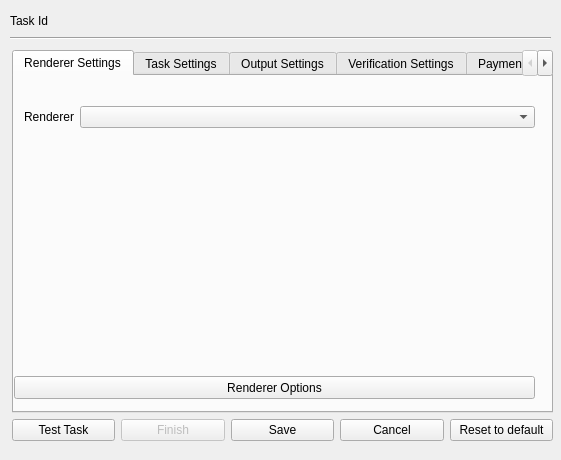
<?xml version="1.0" encoding="UTF-8"?>
<ui version="4.0">
 <class>RenderingNewTaskDialog</class>
 <widget class="QDialog" name="RenderingNewTaskDialog">
  <property name="windowModality">
   <enum>Qt::WindowModal</enum>
  </property>
  <property name="geometry">
   <rect>
    <x>0</x>
    <y>0</y>
    <width>561</width>
    <height>460</height>
   </rect>
  </property>
  <property name="sizePolicy">
   <sizepolicy hsizetype="Fixed" vsizetype="Fixed">
    <horstretch>0</horstretch>
    <verstretch>0</verstretch>
   </sizepolicy>
  </property>
  <property name="windowTitle">
   <string>Define New Task</string>
  </property>
  <widget class="QWidget" name="verticalLayoutWidget">
   <property name="geometry">
    <rect>
     <x>12</x>
     <y>50</y>
     <width>541</width>
     <height>391</height>
    </rect>
   </property>
   <layout class="QVBoxLayout" name="verticalLayout">
    <item>
     <widget class="QTabWidget" name="paymentSettingsTab">
      <property name="currentIndex">
       <number>0</number>
      </property>
      <widget class="QWidget" name="rendererSettingsTab">
       <attribute name="title">
        <string>Renderer Settings</string>
       </attribute>
       <widget class="QWidget" name="formLayoutWidget">
        <property name="geometry">
         <rect>
          <x>10</x>
          <y>30</y>
          <width>511</width>
          <height>261</height>
         </rect>
        </property>
        <layout class="QFormLayout" name="formLayout">
         <property name="fieldGrowthPolicy">
          <enum>QFormLayout::AllNonFixedFieldsGrow</enum>
         </property>
         <item row="0" column="0">
          <widget class="QLabel" name="label">
           <property name="text">
            <string>Renderer</string>
           </property>
          </widget>
         </item>
         <item row="0" column="1">
          <widget class="QComboBox" name="rendererComboBox">
           <property name="sizePolicy">
            <sizepolicy hsizetype="Minimum" vsizetype="Fixed">
             <horstretch>0</horstretch>
             <verstretch>0</verstretch>
            </sizepolicy>
           </property>
          </widget>
         </item>
        </layout>
       </widget>
       <widget class="QPushButton" name="optionsButton">
        <property name="geometry">
         <rect>
          <x>0</x>
          <y>300</y>
          <width>521</width>
          <height>23</height>
         </rect>
        </property>
        <property name="text">
         <string>Renderer Options</string>
        </property>
        <property name="autoDefault">
         <bool>false</bool>
        </property>
       </widget>
      </widget>
      <widget class="QWidget" name="taskSettingsTab">
       <attribute name="title">
        <string>Task Settings</string>
       </attribute>
       <widget class="QWidget" name="formLayoutWidget_2">
        <property name="geometry">
         <rect>
          <x>10</x>
          <y>10</y>
          <width>521</width>
          <height>321</height>
         </rect>
        </property>
        <layout class="QFormLayout" name="formLayout_2">
         <property name="fieldGrowthPolicy">
          <enum>QFormLayout::AllNonFixedFieldsGrow</enum>
         </property>
         <item row="0" column="0">
          <widget class="QLabel" name="label_5">
           <property name="text">
            <string>Full Task Timeout</string>
           </property>
          </widget>
         </item>
         <item row="0" column="1">
          <layout class="QHBoxLayout" name="horizontalLayout_4">
           <item>
            <widget class="QSpinBox" name="fullTaskTimeoutHourSpinBox">
             <property name="sizePolicy">
              <sizepolicy hsizetype="Minimum" vsizetype="Fixed">
               <horstretch>0</horstretch>
               <verstretch>0</verstretch>
              </sizepolicy>
             </property>
             <property name="maximum">
              <number>1000</number>
             </property>
            </widget>
           </item>
           <item>
            <widget class="QLabel" name="label_12">
             <property name="sizePolicy">
              <sizepolicy hsizetype="Maximum" vsizetype="Preferred">
               <horstretch>0</horstretch>
               <verstretch>0</verstretch>
              </sizepolicy>
             </property>
             <property name="text">
              <string>h</string>
             </property>
            </widget>
           </item>
           <item>
            <widget class="QSpinBox" name="fullTaskTimeoutMinSpinBox">
             <property name="sizePolicy">
              <sizepolicy hsizetype="Minimum" vsizetype="Fixed">
               <horstretch>0</horstretch>
               <verstretch>0</verstretch>
              </sizepolicy>
             </property>
             <property name="maximum">
              <number>59</number>
             </property>
            </widget>
           </item>
           <item>
            <widget class="QLabel" name="label_16">
             <property name="sizePolicy">
              <sizepolicy hsizetype="Maximum" vsizetype="Preferred">
               <horstretch>0</horstretch>
               <verstretch>0</verstretch>
              </sizepolicy>
             </property>
             <property name="text">
              <string>min</string>
             </property>
            </widget>
           </item>
           <item>
            <widget class="QSpinBox" name="fullTaskTimeoutSecSpinBox">
             <property name="maximum">
              <number>59</number>
             </property>
            </widget>
           </item>
           <item>
            <widget class="QLabel" name="label_17">
             <property name="sizePolicy">
              <sizepolicy hsizetype="Maximum" vsizetype="Preferred">
               <horstretch>0</horstretch>
               <verstretch>0</verstretch>
              </sizepolicy>
             </property>
             <property name="text">
              <string>sec</string>
             </property>
            </widget>
           </item>
          </layout>
         </item>
         <item row="1" column="0">
          <widget class="QLabel" name="label_6">
           <property name="text">
            <string>Min Subtask time</string>
           </property>
          </widget>
         </item>
         <item row="1" column="1">
          <layout class="QHBoxLayout" name="horizontalLayout_13">
           <item>
            <widget class="QSpinBox" name="minSubtaskTimeHourSpinBox">
             <property name="sizePolicy">
              <sizepolicy hsizetype="Minimum" vsizetype="Fixed">
               <horstretch>0</horstretch>
               <verstretch>0</verstretch>
              </sizepolicy>
             </property>
             <property name="maximum">
              <number>1000</number>
             </property>
            </widget>
           </item>
           <item>
            <widget class="QLabel" name="label_27">
             <property name="sizePolicy">
              <sizepolicy hsizetype="Maximum" vsizetype="Preferred">
               <horstretch>0</horstretch>
               <verstretch>0</verstretch>
              </sizepolicy>
             </property>
             <property name="text">
              <string>h</string>
             </property>
            </widget>
           </item>
           <item>
            <widget class="QSpinBox" name="minSubtaskTimeMinSpinBox">
             <property name="sizePolicy">
              <sizepolicy hsizetype="Minimum" vsizetype="Fixed">
               <horstretch>0</horstretch>
               <verstretch>0</verstretch>
              </sizepolicy>
             </property>
             <property name="maximum">
              <number>59</number>
             </property>
            </widget>
           </item>
           <item>
            <widget class="QLabel" name="label_28">
             <property name="sizePolicy">
              <sizepolicy hsizetype="Maximum" vsizetype="Preferred">
               <horstretch>0</horstretch>
               <verstretch>0</verstretch>
              </sizepolicy>
             </property>
             <property name="text">
              <string>min</string>
             </property>
            </widget>
           </item>
           <item>
            <widget class="QSpinBox" name="minSubtaskTimeSecSpinBox">
             <property name="maximum">
              <number>59</number>
             </property>
            </widget>
           </item>
           <item>
            <widget class="QLabel" name="label_29">
             <property name="sizePolicy">
              <sizepolicy hsizetype="Maximum" vsizetype="Preferred">
               <horstretch>0</horstretch>
               <verstretch>0</verstretch>
              </sizepolicy>
             </property>
             <property name="text">
              <string>sec</string>
             </property>
            </widget>
           </item>
          </layout>
         </item>
         <item row="2" column="0">
          <widget class="QLabel" name="label_7">
           <property name="text">
            <string>Subtask Timeout</string>
           </property>
          </widget>
         </item>
         <item row="2" column="1">
          <layout class="QHBoxLayout" name="horizontalLayout_12">
           <item>
            <widget class="QSpinBox" name="subtaskTimeoutHourSpinBox">
             <property name="sizePolicy">
              <sizepolicy hsizetype="Minimum" vsizetype="Fixed">
               <horstretch>0</horstretch>
               <verstretch>0</verstretch>
              </sizepolicy>
             </property>
             <property name="maximum">
              <number>1000</number>
             </property>
            </widget>
           </item>
           <item>
            <widget class="QLabel" name="label_24">
             <property name="sizePolicy">
              <sizepolicy hsizetype="Maximum" vsizetype="Preferred">
               <horstretch>0</horstretch>
               <verstretch>0</verstretch>
              </sizepolicy>
             </property>
             <property name="text">
              <string>h</string>
             </property>
            </widget>
           </item>
           <item>
            <widget class="QSpinBox" name="subtaskTimeoutMinSpinBox">
             <property name="sizePolicy">
              <sizepolicy hsizetype="Minimum" vsizetype="Fixed">
               <horstretch>0</horstretch>
               <verstretch>0</verstretch>
              </sizepolicy>
             </property>
             <property name="maximum">
              <number>59</number>
             </property>
            </widget>
           </item>
           <item>
            <widget class="QLabel" name="label_25">
             <property name="sizePolicy">
              <sizepolicy hsizetype="Maximum" vsizetype="Preferred">
               <horstretch>0</horstretch>
               <verstretch>0</verstretch>
              </sizepolicy>
             </property>
             <property name="text">
              <string>min</string>
             </property>
            </widget>
           </item>
           <item>
            <widget class="QSpinBox" name="subtaskTimeoutSecSpinBox">
             <property name="maximum">
              <number>59</number>
             </property>
            </widget>
           </item>
           <item>
            <widget class="QLabel" name="label_26">
             <property name="sizePolicy">
              <sizepolicy hsizetype="Maximum" vsizetype="Preferred">
               <horstretch>0</horstretch>
               <verstretch>0</verstretch>
              </sizepolicy>
             </property>
             <property name="text">
              <string>sec</string>
             </property>
            </widget>
           </item>
          </layout>
         </item>
         <item row="3" column="0">
          <widget class="QLabel" name="label_8">
           <property name="text">
            <string>Total subtasks</string>
           </property>
          </widget>
         </item>
         <item row="3" column="1">
          <layout class="QHBoxLayout" name="horizontalLayout_10">
           <item>
            <widget class="QSpinBox" name="totalSpinBox"/>
           </item>
           <item>
            <widget class="QCheckBox" name="optimizeTotalCheckBox">
             <property name="sizePolicy">
              <sizepolicy hsizetype="Maximum" vsizetype="Fixed">
               <horstretch>0</horstretch>
               <verstretch>0</verstretch>
              </sizepolicy>
             </property>
             <property name="text">
              <string>optimize</string>
             </property>
            </widget>
           </item>
          </layout>
         </item>
         <item row="7" column="1">
          <layout class="QHBoxLayout" name="horizontalLayout_8">
           <property name="topMargin">
            <number>0</number>
           </property>
           <item>
            <spacer name="horizontalSpacer_7">
             <property name="orientation">
              <enum>Qt::Horizontal</enum>
             </property>
             <property name="sizeHint" stdset="0">
              <size>
               <width>40</width>
               <height>20</height>
              </size>
             </property>
            </spacer>
           </item>
           <item>
            <widget class="QPushButton" name="addResourceButton">
             <property name="text">
              <string>Add Resources</string>
             </property>
            </widget>
           </item>
          </layout>
         </item>
         <item row="5" column="0">
          <widget class="QLabel" name="label_18">
           <property name="text">
            <string>Main Scene File</string>
           </property>
          </widget>
         </item>
         <item row="4" column="0">
          <widget class="QLabel" name="label_14">
           <property name="text">
            <string>Main Program File</string>
           </property>
          </widget>
         </item>
         <item row="4" column="1">
          <layout class="QHBoxLayout" name="horizontalLayout_9">
           <item>
            <widget class="QLineEdit" name="mainProgramFileLineEdit">
             <property name="enabled">
              <bool>true</bool>
             </property>
             <property name="sizePolicy">
              <sizepolicy hsizetype="Minimum" vsizetype="Fixed">
               <horstretch>0</horstretch>
               <verstretch>0</verstretch>
              </sizepolicy>
             </property>
            </widget>
           </item>
           <item>
            <widget class="QPushButton" name="chooseMainProgramFileButton">
             <property name="enabled">
              <bool>true</bool>
             </property>
             <property name="sizePolicy">
              <sizepolicy hsizetype="Minimum" vsizetype="Fixed">
               <horstretch>0</horstretch>
               <verstretch>0</verstretch>
              </sizepolicy>
             </property>
             <property name="maximumSize">
              <size>
               <width>100</width>
               <height>16777215</height>
              </size>
             </property>
             <property name="text">
              <string>...</string>
             </property>
            </widget>
           </item>
          </layout>
         </item>
         <item row="5" column="1">
          <layout class="QHBoxLayout" name="horizontalLayout_15">
           <item>
            <widget class="QLineEdit" name="mainSceneFileLineEdit">
             <property name="enabled">
              <bool>true</bool>
             </property>
             <property name="sizePolicy">
              <sizepolicy hsizetype="Minimum" vsizetype="Fixed">
               <horstretch>0</horstretch>
               <verstretch>0</verstretch>
              </sizepolicy>
             </property>
            </widget>
           </item>
           <item>
            <widget class="QPushButton" name="chooseMainSceneFileButton">
             <property name="enabled">
              <bool>true</bool>
             </property>
             <property name="sizePolicy">
              <sizepolicy hsizetype="Minimum" vsizetype="Fixed">
               <horstretch>0</horstretch>
               <verstretch>0</verstretch>
              </sizepolicy>
             </property>
             <property name="maximumSize">
              <size>
               <width>100</width>
               <height>16777215</height>
              </size>
             </property>
             <property name="text">
              <string>...</string>
             </property>
            </widget>
           </item>
          </layout>
         </item>
        </layout>
       </widget>
      </widget>
      <widget class="QWidget" name="outputSettingsTab">
       <attribute name="title">
        <string>Output Settings</string>
       </attribute>
       <widget class="QWidget" name="verticalLayoutWidget_2">
        <property name="geometry">
         <rect>
          <x>10</x>
          <y>10</y>
          <width>521</width>
          <height>311</height>
         </rect>
        </property>
        <layout class="QVBoxLayout" name="verticalLayout_2">
         <property name="bottomMargin">
          <number>5</number>
         </property>
         <item>
          <layout class="QHBoxLayout" name="horizontalLayout_3">
           <property name="topMargin">
            <number>5</number>
           </property>
           <item>
            <layout class="QFormLayout" name="formLayout_3">
             <property name="fieldGrowthPolicy">
              <enum>QFormLayout::AllNonFixedFieldsGrow</enum>
             </property>
             <property name="topMargin">
              <number>5</number>
             </property>
             <item row="0" column="0">
              <widget class="QLabel" name="label_9">
               <property name="text">
                <string>Output Resolution</string>
               </property>
              </widget>
             </item>
             <item row="0" column="1">
              <layout class="QHBoxLayout" name="horizontalLayout_2">
               <item>
                <widget class="QSpinBox" name="outputResXSpinBox">
                 <property name="minimum">
                  <number>1</number>
                 </property>
                 <property name="maximum">
                  <number>16777215</number>
                 </property>
                 <property name="singleStep">
                  <number>1</number>
                 </property>
                 <property name="value">
                  <number>800</number>
                 </property>
                </widget>
               </item>
               <item>
                <widget class="QLabel" name="label_13">
                 <property name="text">
                  <string>X</string>
                 </property>
                </widget>
               </item>
               <item>
                <widget class="QSpinBox" name="outputResYSpinBox">
                 <property name="minimum">
                  <number>1</number>
                 </property>
                 <property name="maximum">
                  <number>16777215</number>
                 </property>
                 <property name="value">
                  <number>600</number>
                 </property>
                </widget>
               </item>
               <item>
                <spacer name="horizontalSpacer_2">
                 <property name="orientation">
                  <enum>Qt::Horizontal</enum>
                 </property>
                 <property name="sizeHint" stdset="0">
                  <size>
                   <width>40</width>
                   <height>20</height>
                  </size>
                 </property>
                </spacer>
               </item>
              </layout>
             </item>
             <item row="2" column="0">
              <widget class="QLabel" name="label_11">
               <property name="text">
                <string>Output Format</string>
               </property>
              </widget>
             </item>
             <item row="2" column="1">
              <widget class="QComboBox" name="outputFormatsComboBox">
               <property name="sizePolicy">
                <sizepolicy hsizetype="Fixed" vsizetype="Fixed">
                 <horstretch>0</horstretch>
                 <verstretch>0</verstretch>
                </sizepolicy>
               </property>
              </widget>
             </item>
             <item row="3" column="0">
              <widget class="QLabel" name="label_10">
               <property name="text">
                <string>Output File</string>
               </property>
              </widget>
             </item>
             <item row="3" column="1">
              <layout class="QHBoxLayout" name="horizontalLayout_5">
               <item>
                <widget class="QLineEdit" name="outputFileLineEdit">
                 <property name="sizePolicy">
                  <sizepolicy hsizetype="Minimum" vsizetype="Fixed">
                   <horstretch>0</horstretch>
                   <verstretch>0</verstretch>
                  </sizepolicy>
                 </property>
                </widget>
               </item>
               <item>
                <widget class="QPushButton" name="chooseOutputFileButton">
                 <property name="sizePolicy">
                  <sizepolicy hsizetype="Minimum" vsizetype="Fixed">
                   <horstretch>0</horstretch>
                   <verstretch>0</verstretch>
                  </sizepolicy>
                 </property>
                 <property name="maximumSize">
                  <size>
                   <width>100</width>
                   <height>16777215</height>
                  </size>
                 </property>
                 <property name="text">
                  <string>...</string>
                 </property>
                </widget>
               </item>
              </layout>
             </item>
             <item row="4" column="1">
              <layout class="QHBoxLayout" name="horizontalLayout_7"/>
             </item>
            </layout>
           </item>
          </layout>
         </item>
        </layout>
       </widget>
      </widget>
      <widget class="QWidget" name="verificationSettingsTab">
       <property name="enabled">
        <bool>true</bool>
       </property>
       <attribute name="title">
        <string>Verification Settings</string>
       </attribute>
       <widget class="QWidget" name="verticalLayoutWidget_3">
        <property name="geometry">
         <rect>
          <x>20</x>
          <y>20</y>
          <width>511</width>
          <height>301</height>
         </rect>
        </property>
        <layout class="QVBoxLayout" name="verticalLayout_3">
         <item>
          <widget class="QCheckBox" name="advanceVerificationCheckBox">
           <property name="text">
            <string>Advanced verification enabled</string>
           </property>
           <property name="tristate">
            <bool>false</bool>
           </property>
          </widget>
         </item>
         <item>
          <widget class="QGroupBox" name="groupBox">
           <property name="title">
            <string>Frequency</string>
           </property>
           <widget class="QWidget" name="verticalLayoutWidget_4">
            <property name="geometry">
             <rect>
              <x>10</x>
              <y>30</y>
              <width>167</width>
              <height>80</height>
             </rect>
            </property>
            <layout class="QVBoxLayout" name="verticalLayout_4">
             <item>
              <widget class="QRadioButton" name="verificationForAllRadioButton">
               <property name="enabled">
                <bool>false</bool>
               </property>
               <property name="text">
                <string>For all subtasks</string>
               </property>
               <property name="checked">
                <bool>true</bool>
               </property>
              </widget>
             </item>
             <item>
              <widget class="QRadioButton" name="verificationForFirstRadioButton">
               <property name="enabled">
                <bool>false</bool>
               </property>
               <property name="text">
                <string>For the first subtask</string>
               </property>
              </widget>
             </item>
             <item>
              <widget class="QRadioButton" name="verificationRandomRadioButton">
               <property name="enabled">
                <bool>false</bool>
               </property>
               <property name="text">
                <string>Random</string>
               </property>
              </widget>
             </item>
            </layout>
           </widget>
           <widget class="QLabel" name="label_2">
            <property name="geometry">
             <rect>
              <x>20</x>
              <y>130</y>
              <width>46</width>
              <height>13</height>
             </rect>
            </property>
            <property name="text">
             <string>Test area </string>
            </property>
           </widget>
           <widget class="QGroupBox" name="groupBox_2">
            <property name="enabled">
             <bool>true</bool>
            </property>
            <property name="geometry">
             <rect>
              <x>0</x>
              <y>99</y>
              <width>341</width>
              <height>141</height>
             </rect>
            </property>
            <property name="title">
             <string>Box size</string>
            </property>
            <widget class="QWidget" name="horizontalLayoutWidget_2">
             <property name="geometry">
              <rect>
               <x>10</x>
               <y>-10</y>
               <width>168</width>
               <height>101</height>
              </rect>
             </property>
             <layout class="QHBoxLayout" name="horizontalLayout_11">
              <item>
               <widget class="QSpinBox" name="verificationSizeXSpinBox">
                <property name="enabled">
                 <bool>false</bool>
                </property>
                <property name="minimum">
                 <number>2</number>
                </property>
                <property name="maximum">
                 <number>100</number>
                </property>
                <property name="singleStep">
                 <number>2</number>
                </property>
                <property name="value">
                 <number>4</number>
                </property>
               </widget>
              </item>
              <item>
               <widget class="QLabel" name="label_3">
                <property name="sizePolicy">
                 <sizepolicy hsizetype="Maximum" vsizetype="Preferred">
                  <horstretch>0</horstretch>
                  <verstretch>0</verstretch>
                 </sizepolicy>
                </property>
                <property name="text">
                 <string>x</string>
                </property>
               </widget>
              </item>
              <item>
               <widget class="QSpinBox" name="verificationSizeYSpinBox">
                <property name="enabled">
                 <bool>false</bool>
                </property>
                <property name="minimum">
                 <number>2</number>
                </property>
                <property name="maximum">
                 <number>100</number>
                </property>
                <property name="singleStep">
                 <number>2</number>
                </property>
                <property name="value">
                 <number>4</number>
                </property>
               </widget>
              </item>
             </layout>
            </widget>
           </widget>
           <widget class="QWidget" name="horizontalLayoutWidget_3">
            <property name="geometry">
             <rect>
              <x>190</x>
              <y>70</y>
              <width>151</width>
              <height>29</height>
             </rect>
            </property>
            <layout class="QHBoxLayout" name="horizontalLayout_14">
             <item>
              <widget class="QLabel" name="probabilityLabel">
               <property name="enabled">
                <bool>false</bool>
               </property>
               <property name="text">
                <string>Probability</string>
               </property>
              </widget>
             </item>
             <item>
              <widget class="QLineEdit" name="probabilityLineEdit">
               <property name="enabled">
                <bool>false</bool>
               </property>
               <property name="sizePolicy">
                <sizepolicy hsizetype="Expanding" vsizetype="Maximum">
                 <horstretch>0</horstretch>
                 <verstretch>0</verstretch>
                </sizepolicy>
               </property>
               <property name="inputMethodHints">
                <set>Qt::ImhFormattedNumbersOnly</set>
               </property>
              </widget>
             </item>
            </layout>
           </widget>
          </widget>
         </item>
        </layout>
       </widget>
      </widget>
      <widget class="QWidget" name="paymentSettingTab">
       <attribute name="title">
        <string>Payment Settings</string>
       </attribute>
       <widget class="QWidget" name="formLayoutWidget_3">
        <property name="geometry">
         <rect>
          <x>10</x>
          <y>10</y>
          <width>511</width>
          <height>301</height>
         </rect>
        </property>
        <layout class="QFormLayout" name="formLayout_4">
         <item row="0" column="0">
          <widget class="QLabel" name="maxPriceLabel">
           <property name="text">
            <string>max price</string>
           </property>
          </widget>
         </item>
         <item row="0" column="1">
          <widget class="QLineEdit" name="maxPriceLineEdit"/>
         </item>
         <item row="1" column="0">
          <widget class="QLabel" name="label_4">
           <property name="text">
            <string>pessimistic cost</string>
           </property>
          </widget>
         </item>
         <item row="1" column="1">
          <widget class="QLabel" name="pessimisticCostLabel">
           <property name="text">
            <string/>
           </property>
          </widget>
         </item>
        </layout>
       </widget>
      </widget>
     </widget>
    </item>
    <item>
     <layout class="QHBoxLayout" name="horizontalLayout">
      <item>
       <widget class="QPushButton" name="testTaskButton">
        <property name="text">
         <string>Test Task</string>
        </property>
       </widget>
      </item>
      <item>
       <widget class="QPushButton" name="finishButton">
        <property name="enabled">
         <bool>false</bool>
        </property>
        <property name="text">
         <string>Finish</string>
        </property>
       </widget>
      </item>
      <item>
       <widget class="QPushButton" name="saveButton">
        <property name="text">
         <string>Save</string>
        </property>
       </widget>
      </item>
      <item>
       <widget class="QPushButton" name="cancelButton">
        <property name="sizePolicy">
         <sizepolicy hsizetype="Minimum" vsizetype="Fixed">
          <horstretch>0</horstretch>
          <verstretch>0</verstretch>
         </sizepolicy>
        </property>
        <property name="text">
         <string>Cancel</string>
        </property>
       </widget>
      </item>
      <item>
       <widget class="QPushButton" name="resetToDefaultButton">
        <property name="text">
         <string>Reset to default</string>
        </property>
       </widget>
      </item>
     </layout>
    </item>
   </layout>
  </widget>
  <widget class="Line" name="line">
   <property name="geometry">
    <rect>
     <x>10</x>
     <y>30</y>
     <width>541</width>
     <height>16</height>
    </rect>
   </property>
   <property name="orientation">
    <enum>Qt::Horizontal</enum>
   </property>
  </widget>
  <widget class="QWidget" name="horizontalLayoutWidget">
   <property name="geometry">
    <rect>
     <x>10</x>
     <y>10</y>
     <width>541</width>
     <height>22</height>
    </rect>
   </property>
   <layout class="QHBoxLayout" name="horizontalLayout_6">
    <item>
     <widget class="QLabel" name="label_15">
      <property name="text">
       <string>Task Id</string>
      </property>
     </widget>
    </item>
    <item>
     <widget class="QLabel" name="taskIdLabel">
      <property name="sizePolicy">
       <sizepolicy hsizetype="Expanding" vsizetype="Preferred">
        <horstretch>0</horstretch>
        <verstretch>0</verstretch>
       </sizepolicy>
      </property>
      <property name="text">
       <string/>
      </property>
     </widget>
    </item>
    <item>
     <spacer name="horizontalSpacer_6">
      <property name="orientation">
       <enum>Qt::Horizontal</enum>
      </property>
      <property name="sizeHint" stdset="0">
       <size>
        <width>40</width>
        <height>20</height>
       </size>
      </property>
     </spacer>
    </item>
   </layout>
  </widget>
 </widget>
 <resources/>
 <connections/>
</ui>
